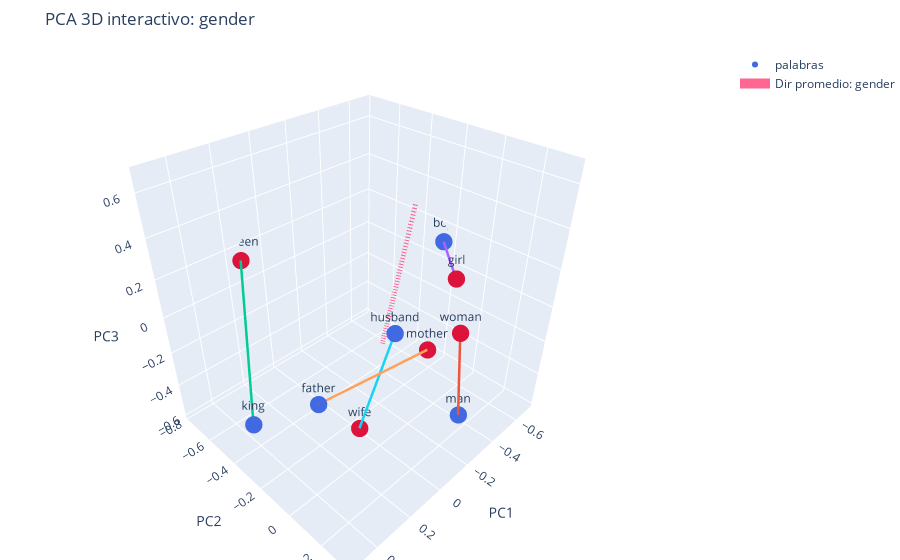
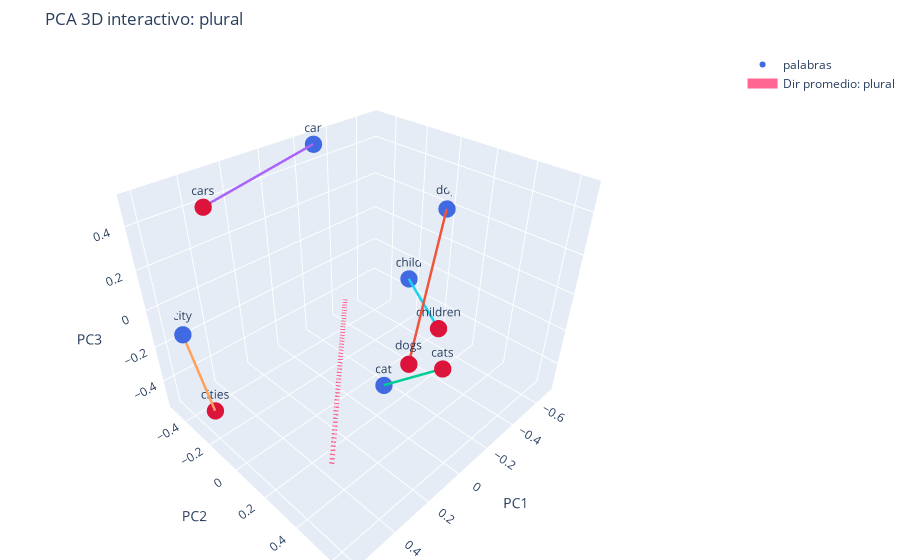
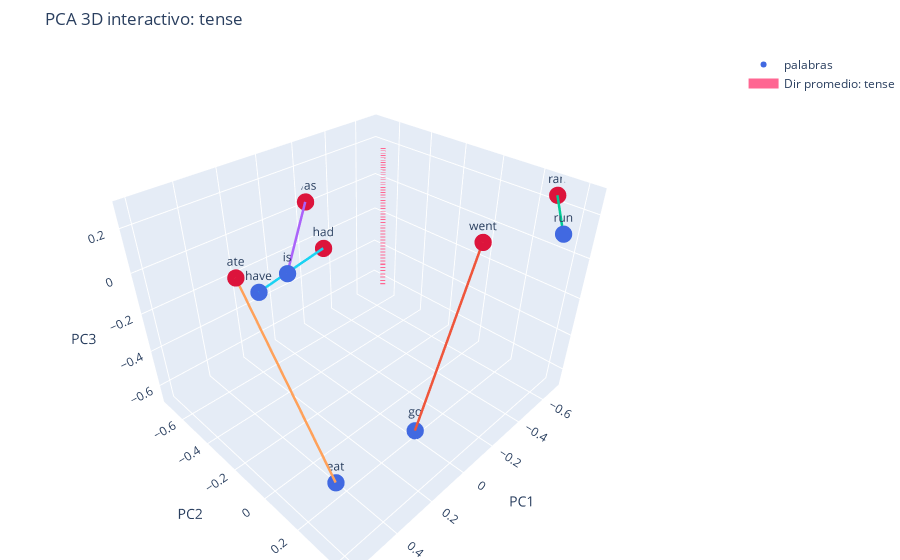
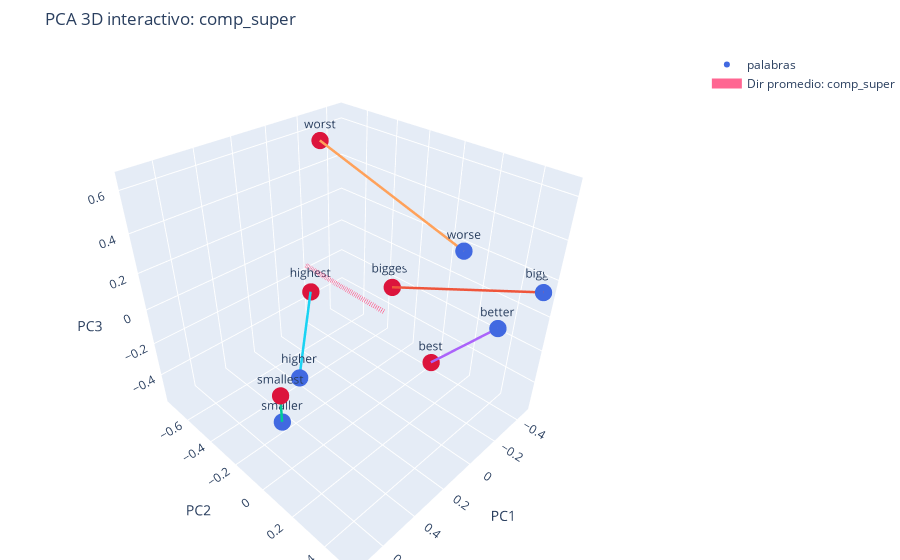

Notebook code for these charts, in order:
### Code cell
# =========================
# Embeddings normalizados
# =========================
W = model.in_embed.weight.detach().cpu()
W = F.normalize(W, dim=1)

def unit(v):
    return v / (np.linalg.norm(v) + 1e-12)

# =========================
# Categorías de pares
# =========================
# PAIR_SETS = {
#     "Profesion -> Lugar": [
#         ("doctor", "hospital"),
#         ("teacher", "school"),
#         ("judge", "court"),
#         ("chef", "kitchen"),
#         ("pilot", "airplane"),
#     ],
#     "Tamano / Intensidad (opuestos)": [
#         ("big", "small"),
#         ("high", "low"),
#         ("hot", "cold"),
#         ("strong", "weak"),
#         ("fast", "slow"),
#     ],
#     "Capital -> Pais": [
#         ("paris", "france"),
#         ("berlin", "germany"),
#         ("rome", "italy"),
#         ("madrid", "spain"),
#         ("london", "britain"),  # a veces aparece como "uk" o "england"
#     ],
#     "Pais -> Nacionalidad": [
#         ("spain", "spanish"),
#         ("france", "french"),
#         ("germany", "german"),
#         ("italy", "italian"),
#         ("japan", "japanese"),
#     ],
#     "Comparativo / Superlativo": [
#         ("big", "bigger"),
#         ("small", "smaller"),
#         ("fast", "faster"),
#         ("good", "better"),
#         ("bad", "worse"),
#     ],
#     "Presente -> Pasado": [
#         ("walk", "walked"),
#         ("play", "played"),
#         ("run", "ran"),
#         ("go", "went"),
#         ("see", "saw"),
#     ],
#     "Relaciones semanticas abstractas": [
#         ("war", "peace"),
#         ("crime", "punishment"),
#         ("knowledge", "power"),
#         ("money", "rich"),
#         ("poverty", "poor"),
#     ],
# }

PAIR_SETS = groups

# =========================
# Visualización por categoría
# =========================
def plot_pairs_3d(category_name, pairs):
    # Filtra pares que existan en el vocabulario
    pairs_ok = [(a, b) for (a, b) in pairs if a in word2idx and b in word2idx]

    print(f"\n=== {category_name} ===")
    print(f"Pares propuestos: {len(pairs)} | Pares en vocab: {len(pairs_ok)}")
    if len(pairs_ok) < 2:
        print("⚠️ Muy pocos pares en vocab para una visualización útil. Prueba otras palabras/categoría.")
        return

    # Lista de palabras a plotear (2 por par)
    words = []
    for a, b in pairs_ok:
        words.extend([a, b])
    words = list(dict.fromkeys(words))  # mantiene orden y quita duplicados

    # Matriz X (N, D)
    X = np.stack([W[word2idx[w]].numpy() for w in words], axis=0)

    # PCA 3D
    pca = PCA(n_components=3, random_state=0)
    Z = pca.fit_transform(X)  # (N, 3)

    # Dirección promedio de la relación (b - a) para esta categoría
    diffs = []
    for a, b in pairs_ok:
        va = W[word2idx[a]].numpy()
        vb = W[word2idx[b]].numpy()
        diffs.append(unit(vb - va))
    rel_dir = unit(np.mean(diffs, axis=0))           # (D,)
    rel_dir_3d = rel_dir @ pca.components_.T         # (3,)

    # Roles para colorear (A vs B)
    role = {}
    for a, b in pairs_ok:
        role[a] = "A"
        role[b] = "B"

    colors = ["royalblue" if role.get(w) == "A" else "crimson" for w in words]

    fig = go.Figure()

    # Puntos 3D
    fig.add_trace(go.Scatter3d(
        x=Z[:, 0], y=Z[:, 1], z=Z[:, 2],
        mode="markers+text",
        text=words,
        textposition="top center",
        marker=dict(size=6, color=colors),
        hovertext=[f"{w} ({role.get(w,'')})" for w in words],
        hoverinfo="text",
        name="palabras"
    ))

    # Líneas por pareja (A -> B)
    word_to_xyz = {w: Z[i] for i, w in enumerate(words)}
    for a, b in pairs_ok:
        p0 = word_to_xyz[a]
        p1 = word_to_xyz[b]
        fig.add_trace(go.Scatter3d(
            x=[p0[0], p1[0]],
            y=[p0[1], p1[1]],
            z=[p0[2], p1[2]],
            mode="lines",
            line=dict(width=5),
            hoverinfo="skip",
            showlegend=False
        ))

    # Flecha global de la relación desde el centro del cloud
    center = Z.mean(axis=0)
    scale = float(np.linalg.norm(Z.std(axis=0)) * 1.2)
    end = center + unit(rel_dir_3d) * scale

    fig.add_trace(go.Scatter3d(
        x=[center[0], end[0]],
        y=[center[1], end[1]],
        z=[center[2], end[2]],
        mode="lines",
        line=dict(width=10, dash="dash"),
        name=f"Dir promedio: {category_name}",
        hoverinfo="skip"
    ))

    fig.update_layout(
        title=f"PCA 3D interactivo: {category_name}",
        scene=dict(
            xaxis_title="PC1",
            yaxis_title="PC2",
            zaxis_title="PC3",
        ),
        margin=dict(l=0, r=0, t=50, b=0)
    )
    fig.show()


# =========================
# Bucle con stop por categoría
# =========================
for name, pairs in PAIR_SETS.items():
    plot_pairs_3d(name, pairs)
    input("Pulsa ENTER para pasar a la siguiente categoría...")

### Figure 1 — Plotly figure (JSON) as saved in the notebook; plotly's stock layout.template omitted (floating-point values rounded to 4 significant figures)
{"data": [{"hoverinfo": "text", "hovertext": ["man (A)", "woman (B)", "king (A)", "queen (B)", "boy (A)", "girl (B)", "father (A)", "mother (B)", "husband (A)", "wife (B)"], "marker": {"color": ["royalblue", "crimson", "royalblue", "crimson", "royalblue", "crimson", "royalblue", "crimson", "royalblue", "crimson"], "size": 6}, "mode": "markers+text", "name": "palabras", "text": ["man", "woman", "king", "queen", "boy", "girl", "father", "mother", "husband", "wife"], "textposition": "top center", "type": "scatter3d", "x": [-0.3923, -0.1437, 0.5026, 0.1439, -0.6986, -0.4347, 0.5157, 0.126, 0.09099, 0.2901], "y": [0.1605, 0.2811, -0.2709, -0.7727, -0.2455, 0.03423, 0.1832, 0.3303, 0.1453, 0.1543], "z": [-0.5834, 0.1309, -0.3099, 0.1366, 0.1112, 0.1392, 0.133, 0.2319, 0.1839, -0.1734]}, {"hoverinfo": "skip", "line": {"width": 5}, "mode": "lines", "showlegend": false, "type": "scatter3d", "x": [-0.3923, -0.1437], "y": [0.1605, 0.2811], "z": [-0.5834, 0.1309]}, {"hoverinfo": "skip", "line": {"width": 5}, "mode": "lines", "showlegend": false, "type": "scatter3d", "x": [0.5026, 0.1439], "y": [-0.2709, -0.7727], "z": [-0.3099, 0.1366]}, {"hoverinfo": "skip", "line": {"width": 5}, "mode": "lines", "showlegend": false, "type": "scatter3d", "x": [-0.6986, -0.4347], "y": [-0.2455, 0.03423], "z": [0.1112, 0.1392]}, {"hoverinfo": "skip", "line": {"width": 5}, "mode": "lines", "showlegend": false, "type": "scatter3d", "x": [0.5157, 0.126], "y": [0.1832, 0.3303], "z": [0.133, 0.2319]}, {"hoverinfo": "skip", "line": {"width": 5}, "mode": "lines", "showlegend": false, "type": "scatter3d", "x": [0.09099, 0.2901], "y": [0.1453, 0.1543], "z": [0.1839, -0.1734]}, {"hoverinfo": "skip", "line": {"dash": "dash", "width": 10}, "mode": "lines", "name": "Dir promedio: gender", "type": "scatter3d", "x": [1.788e-08, -0.04576], "y": [-1.49e-09, 0.09977], "z": [-7.451e-09, 0.6659]}], "layout": {"margin": {"b": 0, "l": 0, "r": 0, "t": 50}, "scene": {"xaxis": {"title": {"text": "PC1"}}, "yaxis": {"title": {"text": "PC2"}}, "zaxis": {"title": {"text": "PC3"}}}, "title": {"text": "PCA 3D interactivo: gender"}}}

### Figure 2 — Plotly figure (JSON) as saved in the notebook; plotly's stock layout.template omitted (floating-point values rounded to 4 significant figures)
{"data": [{"hoverinfo": "text", "hovertext": ["dog (A)", "dogs (B)", "cat (A)", "cats (B)", "car (A)", "cars (B)", "city (A)", "cities (B)", "child (A)", "children (B)"], "marker": {"color": ["royalblue", "crimson", "royalblue", "crimson", "royalblue", "crimson", "royalblue", "crimson", "royalblue", "crimson"], "size": 6}, "mode": "markers+text", "name": "palabras", "text": ["dog", "dogs", "cat", "cats", "car", "cars", "city", "cities", "child", "children"], "textposition": "top center", "type": "scatter3d", "x": [-0.6989, 0.2994, 0.175, 0.1406, -0.2847, 0.452, 0.5415, 0.5334, -0.6613, -0.497], "y": [-0.0163, 0.623, 0.3998, 0.6473, -0.5017, -0.2786, -0.483, -0.3315, -0.2029, 0.144], "z": [0.1838, 0.1928, -0.1281, 0.08899, 0.4891, 0.5027, -0.1612, -0.5316, -0.2868, -0.3497]}, {"hoverinfo": "skip", "line": {"width": 5}, "mode": "lines", "showlegend": false, "type": "scatter3d", "x": [-0.6989, 0.2994], "y": [-0.0163, 0.623], "z": [0.1838, 0.1928]}, {"hoverinfo": "skip", "line": {"width": 5}, "mode": "lines", "showlegend": false, "type": "scatter3d", "x": [0.175, 0.1406], "y": [0.3998, 0.6473], "z": [-0.1281, 0.08899]}, {"hoverinfo": "skip", "line": {"width": 5}, "mode": "lines", "showlegend": false, "type": "scatter3d", "x": [-0.2847, 0.452], "y": [-0.5017, -0.2786], "z": [0.4891, 0.5027]}, {"hoverinfo": "skip", "line": {"width": 5}, "mode": "lines", "showlegend": false, "type": "scatter3d", "x": [0.5415, 0.5334], "y": [-0.483, -0.3315], "z": [-0.1612, -0.5316]}, {"hoverinfo": "skip", "line": {"width": 5}, "mode": "lines", "showlegend": false, "type": "scatter3d", "x": [-0.6613, -0.497], "y": [-0.2029, 0.144], "z": [-0.2868, -0.3497]}, {"hoverinfo": "skip", "line": {"dash": "dash", "width": 10}, "mode": "lines", "name": "Dir promedio: plural", "type": "scatter3d", "x": [-8.941e-09, 0.6133], "y": [-5.96e-09, 0.5765], "z": [5.96e-09, -0.09157]}], "layout": {"margin": {"b": 0, "l": 0, "r": 0, "t": 50}, "scene": {"xaxis": {"title": {"text": "PC1"}}, "yaxis": {"title": {"text": "PC2"}}, "zaxis": {"title": {"text": "PC3"}}}, "title": {"text": "PCA 3D interactivo: plural"}}}

### Figure 3 — Plotly figure (JSON) as saved in the notebook; plotly's stock layout.template omitted (floating-point values rounded to 4 significant figures)
{"data": [{"hoverinfo": "text", "hovertext": ["go (A)", "went (B)", "run (A)", "ran (B)", "is (A)", "was (B)", "eat (A)", "ate (B)", "have (A)", "had (B)"], "marker": {"color": ["royalblue", "crimson", "royalblue", "crimson", "royalblue", "crimson", "royalblue", "crimson", "royalblue", "crimson"], "size": 6}, "mode": "markers+text", "name": "palabras", "text": ["go", "went", "run", "ran", "is", "was", "eat", "ate", "have", "had"], "textposition": "top center", "type": "scatter3d", "x": [-0.01189, -0.5065, -0.5305, -0.7003, 0.4696, -0.2279, 0.5444, 0.6089, 0.5964, -0.2422], "y": [0.1961, 0.1002, 0.4333, 0.2959, 0.02638, -0.7244, 0.303, -0.05179, 0.04667, -0.6253], "z": [-0.6704, 0.0232, 0.1823, 0.2401, 0.2711, 0.02393, -0.4294, 0.2828, 0.2706, -0.1942]}, {"hoverinfo": "skip", "line": {"width": 5}, "mode": "lines", "showlegend": false, "type": "scatter3d", "x": [-0.01189, -0.5065], "y": [0.1961, 0.1002], "z": [-0.6704, 0.0232]}, {"hoverinfo": "skip", "line": {"width": 5}, "mode": "lines", "showlegend": false, "type": "scatter3d", "x": [-0.5305, -0.7003], "y": [0.4333, 0.2959], "z": [0.1823, 0.2401]}, {"hoverinfo": "skip", "line": {"width": 5}, "mode": "lines", "showlegend": false, "type": "scatter3d", "x": [0.4696, -0.2279], "y": [0.02638, -0.7244], "z": [0.2711, 0.02393]}, {"hoverinfo": "skip", "line": {"width": 5}, "mode": "lines", "showlegend": false, "type": "scatter3d", "x": [0.5444, 0.6089], "y": [0.303, -0.05179], "z": [-0.4294, 0.2828]}, {"hoverinfo": "skip", "line": {"width": 5}, "mode": "lines", "showlegend": false, "type": "scatter3d", "x": [0.5964, -0.2422], "y": [0.04667, -0.6253], "z": [0.2706, -0.1942]}, {"hoverinfo": "skip", "line": {"dash": "dash", "width": 10}, "mode": "lines", "name": "Dir promedio: tense", "type": "scatter3d", "x": [4.619e-08, -0.5658], "y": [-2.98e-08, -0.5425], "z": [7.451e-09, 0.2526]}], "layout": {"margin": {"b": 0, "l": 0, "r": 0, "t": 50}, "scene": {"xaxis": {"title": {"text": "PC1"}}, "yaxis": {"title": {"text": "PC2"}}, "zaxis": {"title": {"text": "PC3"}}}, "title": {"text": "PCA 3D interactivo: tense"}}}

### Figure 4 — Plotly figure (JSON) as saved in the notebook; plotly's stock layout.template omitted (floating-point values rounded to 4 significant figures)
{"data": [{"hoverinfo": "text", "hovertext": ["bigger (A)", "biggest (B)", "smaller (A)", "smallest (B)", "better (A)", "best (B)", "worse (A)", "worst (B)", "higher (A)", "highest (B)"], "marker": {"color": ["royalblue", "crimson", "royalblue", "crimson", "royalblue", "crimson", "royalblue", "crimson", "royalblue", "crimson"], "size": 6}, "mode": "markers+text", "name": "palabras", "text": ["bigger", "biggest", "smaller", "smallest", "better", "best", "worse", "worst", "higher", "highest"], "textposition": "top center", "type": "scatter3d", "x": [-0.4668, -0.4121, 0.7318, 0.7257, -0.215, -0.4042, -0.2471, -0.1202, 0.4881, -0.0803], "y": [0.5248, -0.3038, 0.1324, 0.1271, 0.4697, 0.008579, 0.2284, -0.5401, -0.04453, -0.6024], "z": [0.135, -0.2011, -0.08817, 0.04362, 0.04041, -0.5475, 0.3157, 0.6431, -0.1261, -0.2149]}, {"hoverinfo": "skip", "line": {"width": 5}, "mode": "lines", "showlegend": false, "type": "scatter3d", "x": [-0.4668, -0.4121], "y": [0.5248, -0.3038], "z": [0.135, -0.2011]}, {"hoverinfo": "skip", "line": {"width": 5}, "mode": "lines", "showlegend": false, "type": "scatter3d", "x": [0.7318, 0.7257], "y": [0.1324, 0.1271], "z": [-0.08817, 0.04362]}, {"hoverinfo": "skip", "line": {"width": 5}, "mode": "lines", "showlegend": false, "type": "scatter3d", "x": [-0.215, -0.4042], "y": [0.4697, 0.008579], "z": [0.04041, -0.5475]}, {"hoverinfo": "skip", "line": {"width": 5}, "mode": "lines", "showlegend": false, "type": "scatter3d", "x": [-0.2471, -0.1202], "y": [0.2284, -0.5401], "z": [0.3157, 0.6431]}, {"hoverinfo": "skip", "line": {"width": 5}, "mode": "lines", "showlegend": false, "type": "scatter3d", "x": [0.4881, -0.0803], "y": [-0.04453, -0.6024], "z": [-0.1261, -0.2149]}, {"hoverinfo": "skip", "line": {"dash": "dash", "width": 10}, "mode": "lines", "name": "Dir promedio: comp_super", "type": "scatter3d", "x": [-5.215e-09, -0.1744], "y": [-5.96e-09, -0.7485], "z": [4.47e-09, -0.1487]}], "layout": {"margin": {"b": 0, "l": 0, "r": 0, "t": 50}, "scene": {"xaxis": {"title": {"text": "PC1"}}, "yaxis": {"title": {"text": "PC2"}}, "zaxis": {"title": {"text": "PC3"}}}, "title": {"text": "PCA 3D interactivo: comp_super"}}}
